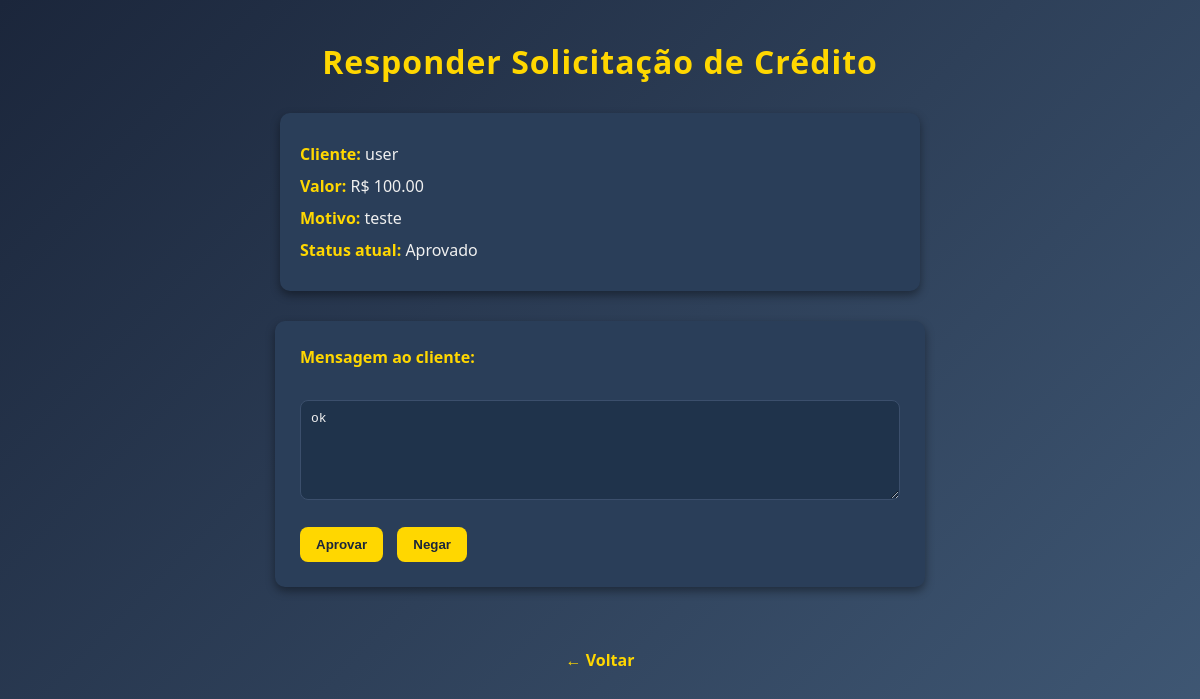
The app's page /users/solicitacoes/8/, older data.
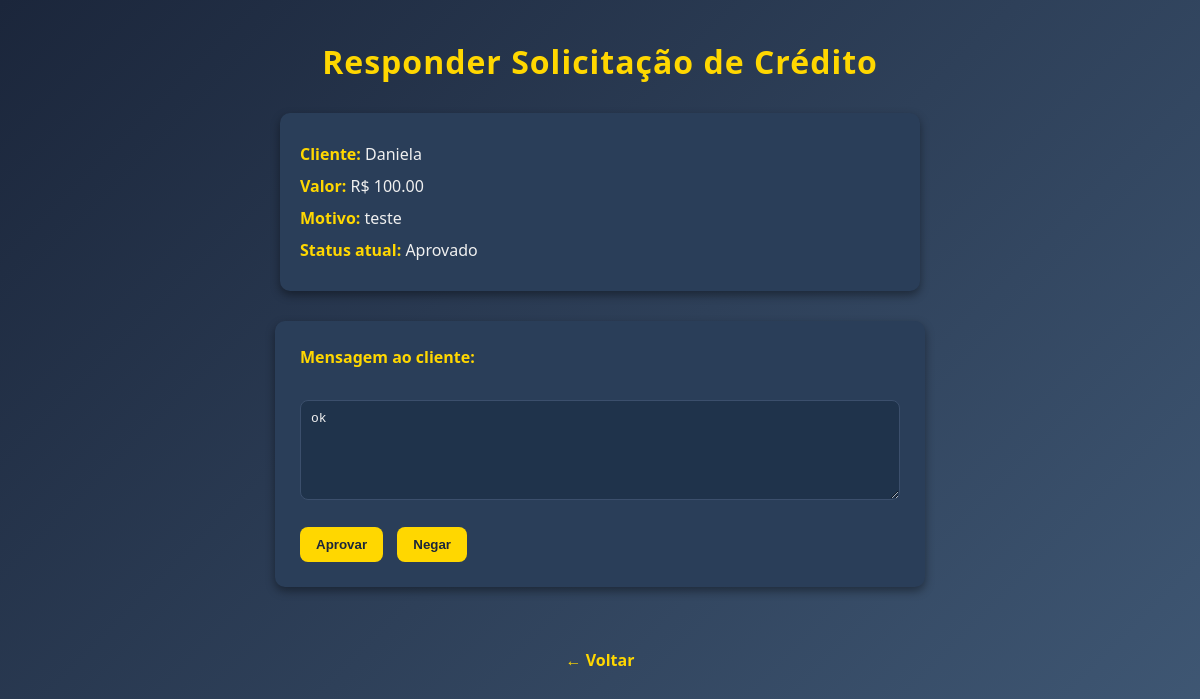
The same page, newer data.
### users/models.py (models this page shows, shortened)
class SolicitacaoCredito(models.Model):
    STATUS_CHOICES = [
        ('pendente', 'Pendente'),
        ('aprovado', 'Aprovado'),
        ('negado', 'Negado'),
    ]
    cliente = models.ForeignKey(
        Cliente,
        on_delete=models.CASCADE,
        related_name='solicitacoes'
    )
    gerente = models.ForeignKey(
        Gerente,
        on_delete=models.SET_NULL,
        null=True,
        blank=True,
        related_name='solicitacoes_recebidas'
    )
    valor = models.DecimalField(max_digits=10, decimal_places=2)
    motivo = models.TextField()
    data_solicitacao = models.DateTimeField(auto_now_add=True)
    status = models.CharField(max_length=10, choices=STATUS_CHOICES, default='pendente')
    resposta_gerente = models.TextField(blank=True, null=True)

class Cliente(models.Model):
    gerente_responsavel = models.ForeignKey(
        Gerente,
        on_delete=models.SET_NULL,
        null=True,
        blank=True,
        related_name="clientes"
    )
    numero_da_conta = models.CharField(
        max_length=20,
        unique=True,
        default=gerar_numero_conta
    )
    cpf = models.CharField(max_length=14, unique=True, validators=[cpf_validator])
    username = models.CharField(max_length=150)
    email = models.EmailField(unique=True)
    password = models.CharField(max_length=128)
    data_de_nascimento = models.DateField()
    telefone = models.CharField(max_length=14, validators=[telefone_validator])
    data_de_cadastro = models.DateTimeField(auto_now_add=True)
    saldo = models.DecimalField(max_digits=10, decimal_places=2, default=0.00)
    tipo_de_conta = models.CharField(
        max_length=20,
        choices=[
            ('corrente', 'Conta Corrente'),
            ('poupanca', 'Conta Poupança'),
            ('salario', 'Conta Salário'),
        ]
    )
    status_conta = models.CharField(max_length=20, default='ativa')
    admUser = models.BooleanField(default=False)
    creditos = models.DecimalField(max_digits=10, decimal_places=2, default=0.00)

### users/views.py (the view, shortened to what this page needs)
# urls.py: path('solicitacoes/<int:solicitacao_id>/', views.responder_solicitacao, name='responder_solicitacao'),
def responder_solicitacao(request, solicitacao_id):
    solicitacao = get_object_or_404(SolicitacaoCredito, id=solicitacao_id)
    return render(request, 'users/perfil/gerente/responder_solicitacao.html', {'solicitacao': solicitacao})

### templates/users/perfil/gerente/responder_solicitacao.html (shortened to what this page needs)
<!DOCTYPE html>
<html lang="pt-BR">
<head>
    {% load static %}
    <link rel="stylesheet" href="{% static 'perfil/gerente/responder_solicitacao/style.css' %}">
</head>
<body>
    <h1>Responder Solicitação de Crédito</h1>
    <div>
        <p><strong>Cliente:</strong> {{ solicitacao.cliente.username }}</p>
        <p><strong>Valor:</strong> R$ {{ solicitacao.valor }}</p>
        <p><strong>Motivo:</strong> {{ solicitacao.motivo }}</p>
        <p><strong>Status atual:</strong> {{ solicitacao.status|title }}</p>
    </div>
    <form method="post">
        <label for="resposta">Mensagem ao cliente:</label><br>
        <textarea name="resposta" rows="4" cols="40">{{ solicitacao.resposta_gerente }}</textarea><br><br>
        <button type="submit" name="acao" value="aprovar">Aprovar</button>
        <button type="submit" name="acao" value="negar">Negar</button>
    </form>
    <br>
    <a href="{% url 'users:lista_solicitacoes_gerente' %}">← Voltar</a>
</body>
</html>

Row changes from the older to the newer data that the page shows:
changed through a linked row, SolicitacaoCredito "teste": cliente.username "user" → "Daniela"
